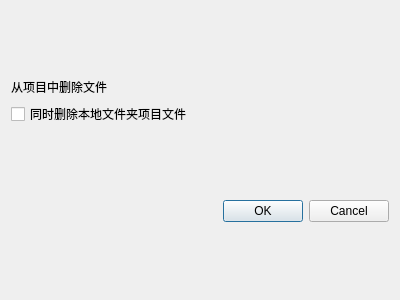
<?xml version="1.0" encoding="UTF-8"?>
<ui version="4.0">
 <class>RemoveProDialog</class>
 <widget class="QDialog" name="RemoveProDialog">
  <property name="geometry">
   <rect>
    <x>0</x>
    <y>0</y>
    <width>400</width>
    <height>300</height>
   </rect>
  </property>
  <property name="windowTitle">
   <string>Dialog</string>
  </property>
  <layout class="QVBoxLayout" name="verticalLayout">
   <item>
    <spacer name="verticalSpacer">
     <property name="orientation">
      <enum>Qt::Vertical</enum>
     </property>
     <property name="sizeHint" stdset="0">
      <size>
       <width>20</width>
       <height>40</height>
      </size>
     </property>
    </spacer>
   </item>
   <item>
    <widget class="QLabel" name="label">
     <property name="text">
      <string>从项目中删除文件</string>
     </property>
    </widget>
   </item>
   <item>
    <widget class="QCheckBox" name="checkBox">
     <property name="text">
      <string>同时删除本地文件夹项目文件</string>
     </property>
    </widget>
   </item>
   <item>
    <spacer name="verticalSpacer_3">
     <property name="orientation">
      <enum>Qt::Vertical</enum>
     </property>
     <property name="sizeHint" stdset="0">
      <size>
       <width>20</width>
       <height>40</height>
      </size>
     </property>
    </spacer>
   </item>
   <item>
    <widget class="QDialogButtonBox" name="buttonBox">
     <property name="orientation">
      <enum>Qt::Horizontal</enum>
     </property>
     <property name="standardButtons">
      <set>QDialogButtonBox::Cancel|QDialogButtonBox::Ok</set>
     </property>
    </widget>
   </item>
   <item>
    <spacer name="verticalSpacer_2">
     <property name="orientation">
      <enum>Qt::Vertical</enum>
     </property>
     <property name="sizeHint" stdset="0">
      <size>
       <width>20</width>
       <height>40</height>
      </size>
     </property>
    </spacer>
   </item>
  </layout>
 </widget>
 <resources/>
 <connections>
  <connection>
   <sender>buttonBox</sender>
   <signal>accepted()</signal>
   <receiver>RemoveProDialog</receiver>
   <slot>accept()</slot>
   <hints>
    <hint type="sourcelabel">
     <x>248</x>
     <y>254</y>
    </hint>
    <hint type="destinationlabel">
     <x>157</x>
     <y>274</y>
    </hint>
   </hints>
  </connection>
  <connection>
   <sender>buttonBox</sender>
   <signal>rejected()</signal>
   <receiver>RemoveProDialog</receiver>
   <slot>reject()</slot>
   <hints>
    <hint type="sourcelabel">
     <x>316</x>
     <y>260</y>
    </hint>
    <hint type="destinationlabel">
     <x>286</x>
     <y>274</y>
    </hint>
   </hints>
  </connection>
 </connections>
</ui>
